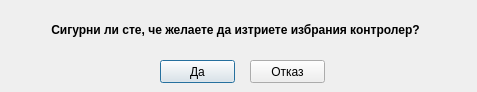
<?xml version="1.0" encoding="UTF-8"?>
<ui version="4.0">
 <class>Dialog</class>
 <widget class="QDialog" name="Dialog">
  <property name="geometry">
   <rect>
    <x>0</x>
    <y>0</y>
    <width>477</width>
    <height>92</height>
   </rect>
  </property>
  <property name="windowTitle">
   <string>Премахване на контролер.</string>
  </property>
  <widget class="QPushButton" name="btnYes">
   <property name="geometry">
    <rect>
     <x>160</x>
     <y>60</y>
     <width>75</width>
     <height>23</height>
    </rect>
   </property>
   <property name="text">
    <string>Да</string>
   </property>
  </widget>
  <widget class="QPushButton" name="btnCancel">
   <property name="geometry">
    <rect>
     <x>250</x>
     <y>60</y>
     <width>75</width>
     <height>23</height>
    </rect>
   </property>
   <property name="text">
    <string>Отказ</string>
   </property>
  </widget>
  <widget class="QLabel" name="label">
   <property name="geometry">
    <rect>
     <x>0</x>
     <y>20</y>
     <width>471</width>
     <height>20</height>
    </rect>
   </property>
   <property name="font">
    <font>
     <weight>75</weight>
     <bold>true</bold>
    </font>
   </property>
   <property name="text">
    <string>Сигурни ли сте, че желаете да изтриете избрания контролер?</string>
   </property>
   <property name="alignment">
    <set>Qt::AlignCenter</set>
   </property>
  </widget>
 </widget>
 <resources/>
 <connections>
  <connection>
   <sender>btnCancel</sender>
   <signal>clicked()</signal>
   <receiver>Dialog</receiver>
   <slot>close()</slot>
   <hints>
    <hint type="sourcelabel">
     <x>237</x>
     <y>71</y>
    </hint>
    <hint type="destinationlabel">
     <x>189</x>
     <y>45</y>
    </hint>
   </hints>
  </connection>
 </connections>
</ui>
